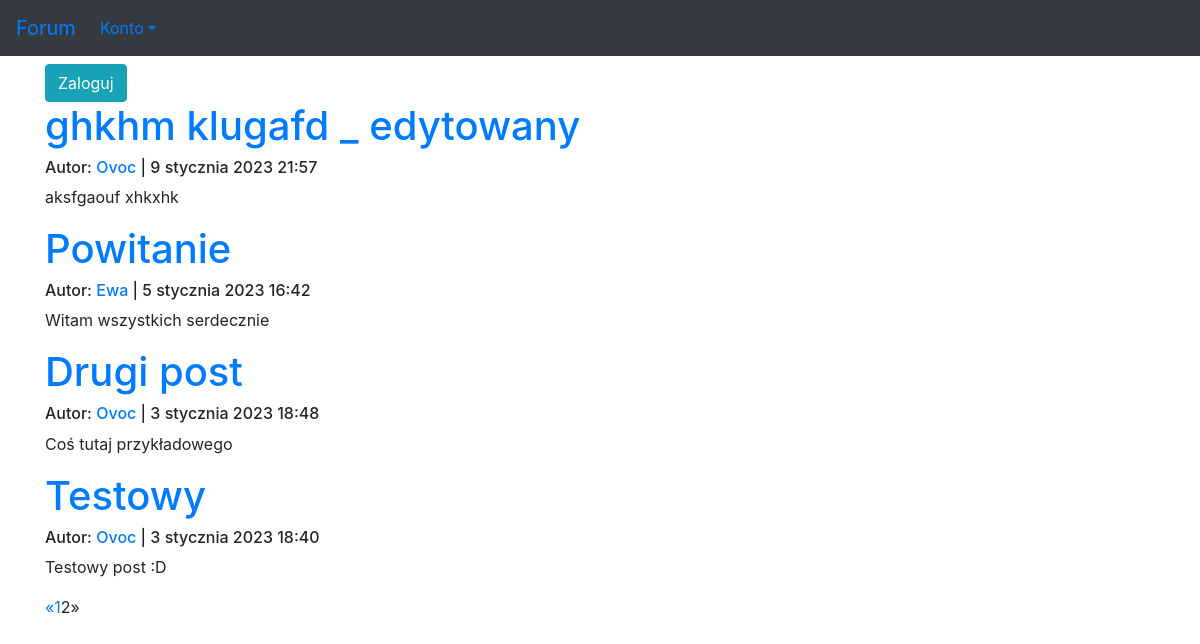
Screenshot of /?page=2 with the database file from the repository.
### forum/models.py (models this page shows, shortened)
class Post(models.Model):
    author = models.ForeignKey(User, on_delete=models.CASCADE)
    title = models.CharField(max_length=100)
    description = models.TextField()
    published_date = models.DateTimeField(default=timezone.now)
    updated = models.DateTimeField(blank=True, null=True)
    views = models.IntegerField(default=0)

### forum/views.py (the view)
# urls.py: path('', views.posts_list, name='index'),
def posts_list(request):
    posts = Post.objects.filter(published_date__lte=timezone.now()).order_by('-published_date')
    paginator = Paginator(posts, 5)
    page = request.GET.get('page')
    posts = paginator.get_page(page)
    return render(request, 'forum/index.html', {'posts': posts})

### forum/templates/forum/index.html
{% extends 'szablon.html' %}
{% block tresc %}
    {% if user.is_authenticated %}
        <p><a href="{% url 'forum:new_post' %}" class="btn btn-info" role="button">Nowy post</a></p>
    {% else %}
        <a href="{% url 'users:loguj' %}" class="btn btn-info" role="button">Zaloguj</a>
    {% endif %}
    {% for post in posts %}
        <h1><a href="{% url 'forum:post' pk=post.pk %}">{{ post.title }}</a></h1>
        <h6>
            Autor: <a href="{% url 'users:index' pk=post.author.id %}">{{ post.author }}</a> | {{ post.published_date }}
        </h6>
        <p>{{ post.description|linebreaksbr|truncatechars:30 }}</p>
    {% endfor %}
          {% if posts.has_other_pages %}
        <ul class="pagination">
          {% if posts.has_previous %}
            <li><a href="?page={{ posts.previous_page_number }}">&laquo;</a></li>
          {% else %}
            <li class="disabled"><span>&laquo;</span></li>
          {% endif %}
          {% for i in posts.paginator.page_range %}
            {% if posts.number == i %}
              <li class="active"><span>{{ i }} <span class="sr-only">(current)</span></span></li>
            {% else %}
              <li><a href="?page={{ i }}">{{ i }}</a></li>
            {% endif %}
          {% endfor %}
          {% if posts.has_next %}
            <li><a href="?page={{ posts.next_page_number }}">&raquo;</a></li>
          {% else %}
            <li class="disabled"><span>&raquo;</span></li>
          {% endif %}
        </ul>
      {% endif %}
{% endblock tresc %}

### rows the page displays
Post: title "ghkhm klugafd _ edytowany", author "Ovoc", published_date "9 stycznia 2023 21:57", description "aksfgaouf xhkxhk"
Post: title "Powitanie", author "Ewa", published_date "5 stycznia 2023 16:42", description "Witam wszystkich serdecznie"
Post: title "Drugi post", author "Ovoc", published_date "3 stycznia 2023 18:48", description "Coś tutaj przykładowego"
Post: title "Testowy", author "Ovoc", published_date "3 stycznia 2023 18:40", description "Testowy post :D"

### other values shown
{{ i }} "1"
{{ i }} "2"
